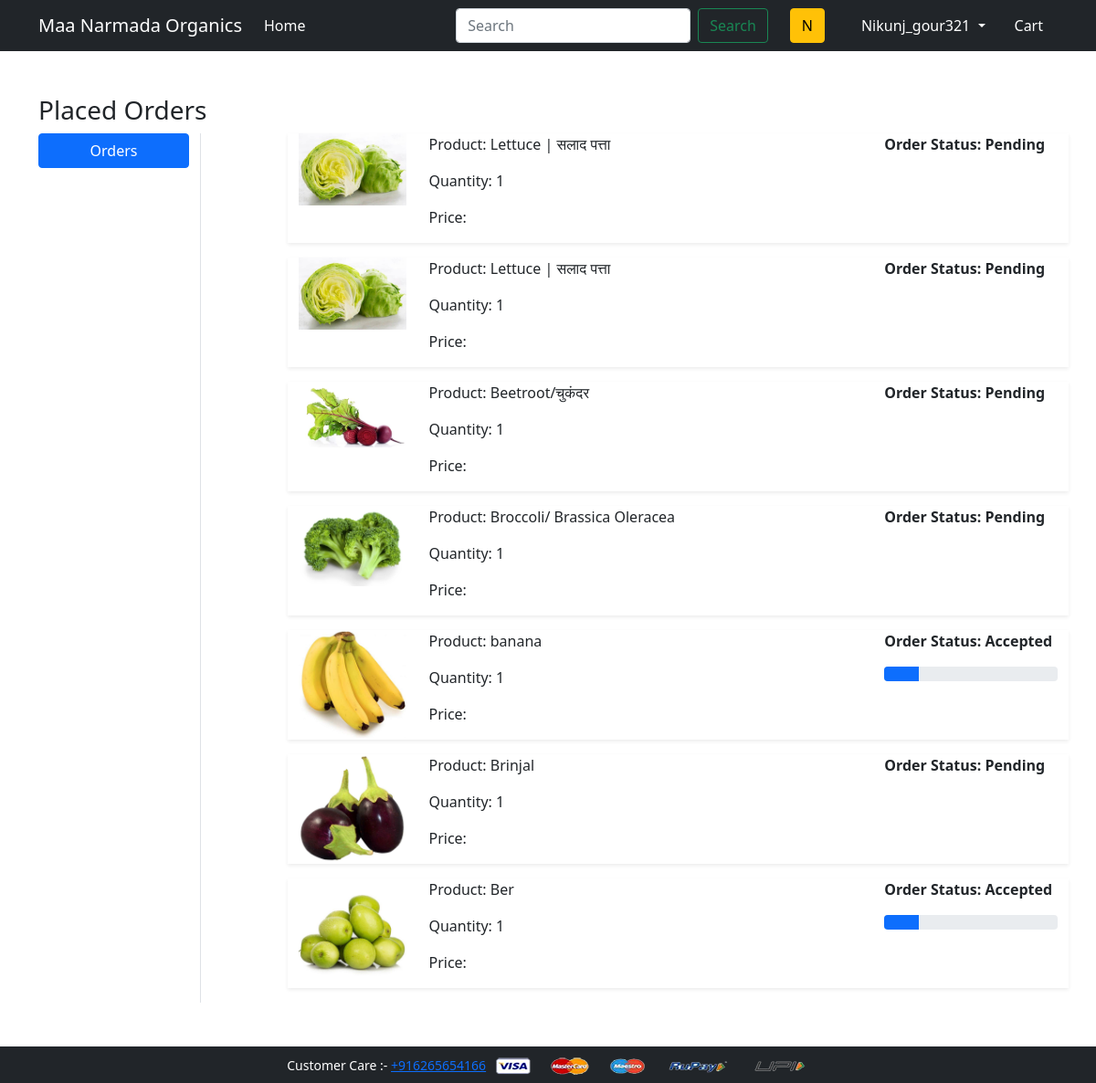
Screenshot of /orders/ (signed in) with the database file from the repository.
### app/models.py (models this page shows)
class OrderePlaced(models.Model):
    user = models.ForeignKey(User, on_delete=models.CASCADE)
    customer = models.ForeignKey(Customer, on_delete=models.CASCADE)
    product = models.ForeignKey(Product, on_delete=models.CASCADE)
    quantity = models.PositiveIntegerField(default=1)
    ordered_date = models.DateTimeField(auto_now_add=True)
    status = models.CharField(max_length=50, choices=STATUS_CHOICES, default='Pending')

class Product(models.Model):
    title = models.CharField(max_length=100)
    selling_price = models.FloatField()
    discounted_price = models.FloatField()
    description = models.TextField()
    brand = models.CharField(max_length=100)
    category = models.CharField(choices=CATEGORY_CHOICES, max_length=2)
    product_image = models.ImageField(upload_to='productimg')

### app/views.py (the view)
# urls.py: path('orders/', views.orders, name='orders'),
@login_required()
def orders(request):
    op = OrderePlaced.objects.filter(user=request.user)
    return render(request, 'app/orders.html', {'order_placed': op})

### app/templates/app/orders.html (shortened to what this page needs)
{% extends 'app/base.html' %}
{% load static %}
{% block main-content %}
<div class="container my-5">
 <div class="row">
 <h3>Placed Orders</h3>
  <div class="col-sm-2 border-end">
   <ul class="list-unstyled">
    <li class="d-grid"><a href="{% url 'orders' %}" class="btn btn-primary">Orders</a></li>
   </ul>
  </div>
  <div class="col-sm-9 offset-sm-1">
  {% for op in order_placed %}
   <div class="row shadow-sm mb-3">
    <div class="col-sm-2">
     <img src="{{op.product.product_image.url}}" alt="" srcset="" class="img-fluid" height="150" width="150">
    </div>
    <div class="col-sm-7">
     <p>Product: {{op.product.title}}</p>
     <p>Quantity: {{op.quantity}}</p>
     <p>Price: {{op.total_cost}}</p>
    </div>
    <div class="col-sm-3 fw-bold">
     <p>Order Status: {{op.status}}</p>
      {% if op.status == 'Accepted' %}
      <div class="progress">
       <div class="progress-bar" role="progressbar" style="width: 20%" aria-valuenow="20" aria-valuemin="0" aria-valuemax="100"></div>
      </div>
      {% endif %}
    </div>
   </div>
   {% endfor %}
  </div>
 </div>
</div>
{% endblock main-content %}

### app/templates/app/base.html (shortened to what this page needs)
<!doctype html>
{% load static %}
<html lang="en">
  <head>
    <link href="https://cdn.jsdelivr.net/npm/bootstrap@5.0.0-beta1/dist/css/bootstrap.min.css" rel="stylesheet">
    <link rel="stylesheet" href="{% static 'app/css/owl.carousel.min.css' %}">
    <link rel="stylesheet" href="{% static 'app/css/all.min.css' %}">
    <link rel="stylesheet" href="{% static 'app/css/style.css' %}">
  </head>
  <body>
    <nav class="navbar navbar-expand-lg navbar-dark bg-dark">
     <div class="container">
       <a class="navbar-brand" href="/">Maa Narmada Organics</a>
       <div class="collapse navbar-collapse" id="navbarSupportedContent">
         <ul class="navbar-nav me-auto mb-2 mb-lg-0">
          {% if request.user.is_authenticated %}
           <li class="nav-item">
             <a class="nav-link active" aria-current="page" href="/">Home</a>
           </li>
         </ul>
         <form method="GET" action='/search' class="d-flex">
          <input name="keyword" id="search" class="form-control me-2" type="search" placeholder="Search" aria-label="Search">
          <button class="btn btn-outline-success" type="submit">Search</button>
         </form>
        <button class="btn btn-warning mx-4">{{request.user.username|first|capfirst}}</button>
         <div>
          <ul class="navbar-nav me-auto mb-2 mb-lg-0">
           <li class="nav-item dropdown mx-2">
              <a class="nav-link dropdown-toggle text-white" href="#" id="profileDropdown" role="button" data-bs-toggle="dropdown" aria-expanded="false">
                {{request.user.username|capfirst}}
              </a>
            </li>
            <li class="nav-item mx-2">
             <a href="{% url 'showcart' %}" class="nav-link text-white"> Cart </a>
            </li>
            {% endif %}
          </ul>
         </div>
       </div>
     </div>
    </nav>
    {% block main-content %} {% endblock main-content %}
    <footer class="container-fluid bg-dark text-center p-2 mt-5">
        <small class="text-white">Customer Care :- <a href="tel:+916265654166">+916265654166</a> </small>
        <img src="{% static 'app/images/payment.png' %}" alt="" srcset="" class="img-fluid" height="2px">
    </footer>
  </body>
</html>

### rows the page displays
OrderePlaced: product.product_image (picture), product "Lettuce | सलाद पत्ता", quantity "1", status "Pending"
OrderePlaced: product.product_image (picture), product "Lettuce | सलाद पत्ता", quantity "1", status "Pending"
OrderePlaced: product.product_image (picture), product "Beetroot/चुकंदर", quantity "1", status "Pending"
OrderePlaced: product.product_image (picture), product "Broccoli/ Brassica Oleracea", quantity "1", status "Pending"
OrderePlaced: product.product_image (picture), product "banana", quantity "1", status "Accepted"
OrderePlaced: product.product_image (picture), product "Brinjal", quantity "1", status "Pending"
OrderePlaced: product.product_image (picture), product "Ber", quantity "1", status "Accepted"

### other values shown
{{ request.user.username|first|capfirst }} "N"
{{ request.user.username|capfirst }} "Nikunj_gour321"
